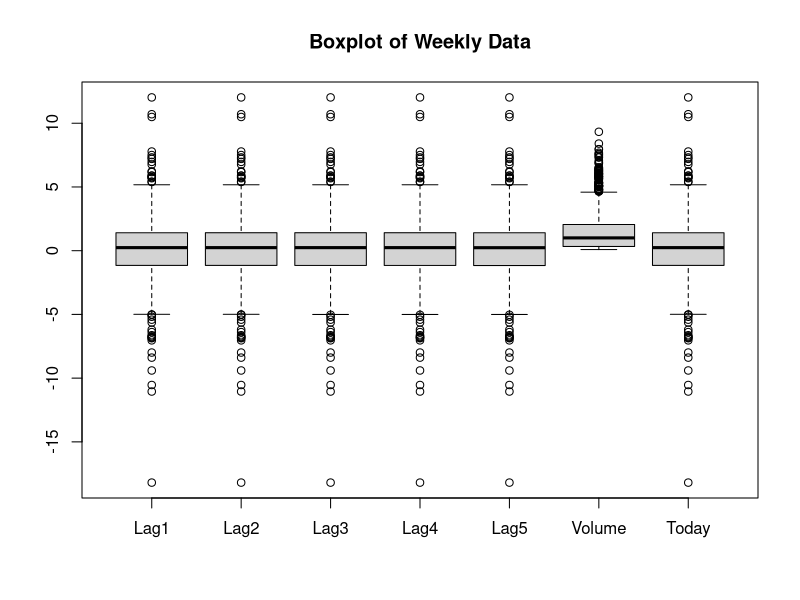
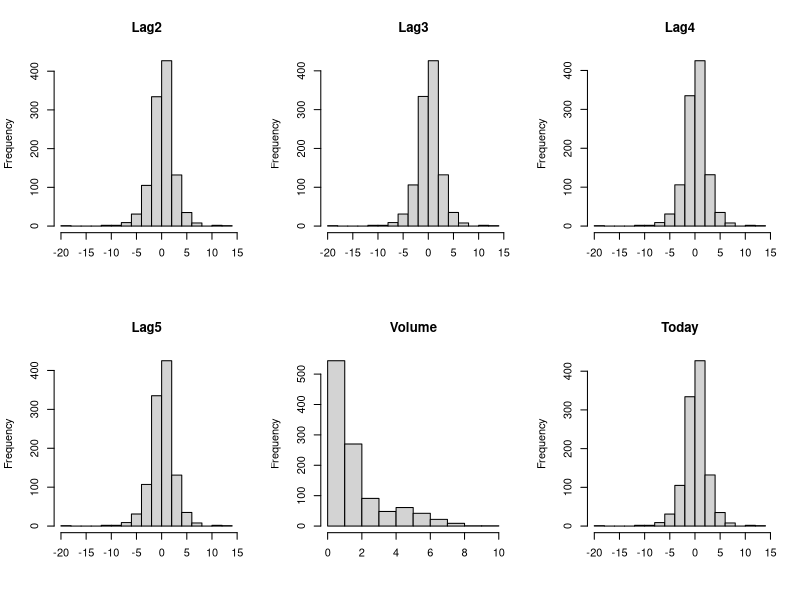

Generate these figures, in order, with R:
# Problem 1
weeklyData <- read.csv("Weekly.csv")
str(weeklyData)
summary(weeklyData)

numericalVars <- weeklyData[, c("Lag1", "Lag2", "Lag3", "Lag4", "Lag5", "Volume", "Today")]

# Boxplot of variables
boxplot(numericalVars[, -9], main = "Boxplot of Weekly Data")

# Histogram of variables
par(mfrow = c(2, 3))  # 2 rows, 3 columns for multiple plots
for (i in 2:7) {
  hist(numericalVars[, i], main = colnames(numericalVars)[i], xlab = "")
}
par(mfrow = c(1, 1))  # Reset to a single plot

# Mark Direction as categorical data for logistic regression
weeklyData$Direction <- factor(weeklyData$Direction, levels = c("Down", "Up"))


# Perform logistic regression
logisticModel <- glm(Direction ~ Lag1 + Lag2 + Lag3 + Lag4 + Lag5 + Volume, data = weeklyData, family = "binomial")

# Print the summary
summary(logisticModel)

# Predicted probabilities
predictedProbabilities <- predict(logisticModel, type = "response")
predictedClasses <- ifelse(predictedProbabilities > 0.5, "Up", "Down")

# Create confusion matrix
confMatrix <- table(Actual = weeklyData$Direction, Predicted = predictedClasses)

# Display the confusion matrix
confMatrix

# Calculate overall fraction of correct predictions
accuracy <- sum(diag(confMatrix)) / sum(confMatrix)
print(paste("Accuracy:", accuracy))

# Create training and testing datasets
trainingData <- subset(weeklyData, Year < 2009)
testingData <- subset(weeklyData, Year >= 2009)

# Perform logistic regression on training data
logisticModel <- glm(Direction ~ Lag2, data = trainingData, family = "binomial")

# Make predictions on testing data
predictions <- predict(logisticModel, newdata = testingData, type = "response")

# Convert probabilities to binary predictions (Up/Down)
predictedDirection <- ifelse(predictions > 0.5, "Up", "Down")

# Create confusion matrix
confMatrix <- table(Actual = testingData$Direction, Predicted = predictedDirection)

# Print confusion matrix
confMatrix

